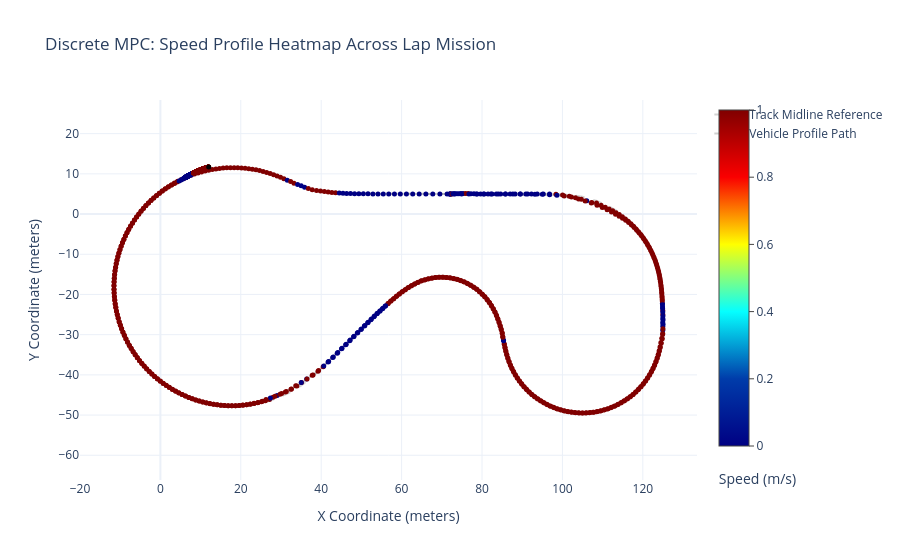

This figure's notebook cell:
### Code cell
fig = go.Figure()

fig.add_trace(go.Scatter(
    x=x_mid, y=y_mid, 
    mode='lines', 
    name='Track Midline Reference', 
    line=dict(color='lightgray', width=2, dash='dash')
))

fig.add_trace(go.Scatter(
    x=x_history, 
    y=y_history, 
    mode='lines+markers', 
    name='Vehicle Profile Path',
    line=dict(color='rgba(100,100,100,0.3)', width=2),
    marker=dict(
        size=5,
        color=turning,
        colorscale='Jet',
        cmin=np.min(turning),
        cmax=np.max(turning),
        colorbar=dict(
            title=dict(text="Speed (m/s)", side="bottom"),
            ticks="outside"
        ),
        showscale=True
    ),
    text=[f"Speed: {v:.2f} m/s" for v in v_history],
    hoverinfo='text+x+y'
))

fig.update_layout(
    title="Discrete MPC: Speed Profile Heatmap Across Lap Mission",
    xaxis_title="X Coordinate (meters)", 
    yaxis_title="Y Coordinate (meters)",
    yaxis=dict(scaleanchor="x", scaleratio=1), 
    showlegend=True,
    template="plotly_white"
)

fig.show()

### Figure 1 — Plotly figure (JSON) as saved in the notebook; plotly's stock layout.template omitted (floating-point values rounded to 4 significant figures; data arrays with more than 128 entries replaced by an {"elided": "..."} marker saying what was removed)
{"data": [{"line": {"color": "lightgray", "dash": "dash", "width": 2}, "mode": "lines", "name": "Track Midline Reference", "type": "scatter", "x": {"elided": "5000 float values"}, "y": {"elided": "5000 float values"}}, {"hoverinfo": "text+x+y", "line": {"color": "rgba(100,100,100,0.3)", "width": 2}, "marker": {"cmax": 1, "cmin": 0, "color": {"elided": "1100 int values"}, "colorbar": {"ticks": "outside", "title": {"side": "bottom", "text": "Speed (m/s)"}}, "colorscale": [[0, "rgb(0,0,131)"], [0.2, "rgb(0,60,170)"], [0.4, "rgb(5,255,255)"], [0.6, "rgb(255,255,0)"], [0.8, "rgb(250,0,0)"], [1, "rgb(128,0,0)"]], "showscale": true, "size": 5}, "mode": "lines+markers", "name": "Vehicle Profile Path", "text": {"elided": "1101 str values"}, "type": "scatter", "x": {"elided": "1101 float values"}, "y": {"elided": "1101 float values"}}], "layout": {"showlegend": true, "title": {"text": "Discrete MPC: Speed Profile Heatmap Across Lap Mission"}, "xaxis": {"title": {"text": "X Coordinate (meters)"}}, "yaxis": {"scaleanchor": "x", "scaleratio": 1, "title": {"text": "Y Coordinate (meters)"}}}}
